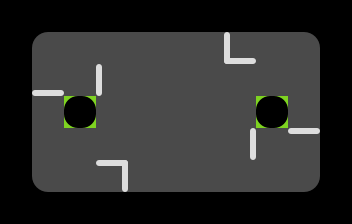

Below is a game level as drawn by its tile map, then a one-line description and the .tmx that defines it (tile-layer data replaced by summaries):
An orthogonal 11x7 tile map with 32x32 px tiles, 5 tile layers (grid, walls, zonemap, blockrounded, ...) and 9 objects (4x goal, 2x twostep, 2x fluffy, player).

<map version="1.0" orientation="orthogonal" width="11" height="7" tilewidth="32" tileheight="32">
 <properties>
  <property name="_mode" value="" />
  <property name="_title" value="test" />
  <property name="_zone" value="" />
 </properties>
 <tileset firstgid="1" name="cells" tilewidth="32" tileheight="32">
  <image source="../cells.png" trans="ff00ff" width="128" height="384" />
 </tileset>
 <layer name="grid" width="11" height="7">
  <data>[77 cells, 77 non-empty, 2 distinct tile ids]</data>
 </layer>
 <layer name="walls" width="11" height="7">
  <data>[77 cells, 6 non-empty, 6 distinct tile ids]</data>
 </layer>
 <layer name="zonemap" width="11" height="7">
  <data>[77 cells, 0 non-empty, 0 distinct tile ids]</data>
 </layer>
 <objectgroup name="players" width="11" height="7">
  <object type="player" x="175" y="111" />
 </objectgroup>
 <objectgroup name="enemies" width="11" height="7">
  <object type="twostep" x="45" y="111" />
  <object type="twostep" x="302" y="109" />
 </objectgroup>
 <objectgroup name="items" width="11" height="7">
  <object type="goal" x="111" y="79" />
  <object type="goal" x="239" y="144" />
  <object type="goal" x="109" y="178" />
  <object type="goal" x="243" y="45" />
 </objectgroup>
 <objectgroup name="powerups" width="11" height="7" />
 <objectgroup name="portals" width="11" height="7" />
 <objectgroup name="cells" width="11" height="7">
  <object type="fluffy" x="78" y="79" />
  <object type="fluffy" x="270" y="143" />
 </objectgroup>
 <layer name="blockrounded" width="11" height="7">
  <data>[77 cells, 2 non-empty, 1 distinct tile ids]</data>
 </layer>
 <layer name="cellrounded" width="11" height="7">
  <data>[77 cells, 4 non-empty, 4 distinct tile ids]</data>
 </layer>
</map>
